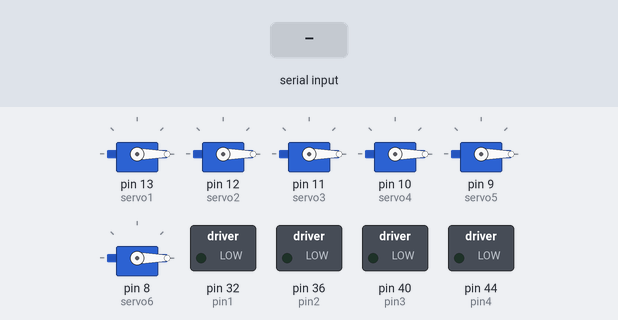
The sketch below on a simulated Arduino Mega 2560, built with avr-gcc and run on an emulated ATmega2560. Shown: 6 × servo, switched loads named in the sketch (green lamp = pin HIGH). The inputs (shaded band) are chosen by the test bench.

Above: at 1.3 s.
1.4 s: "90,45,200\n" received over Serial
At 2.1 s:
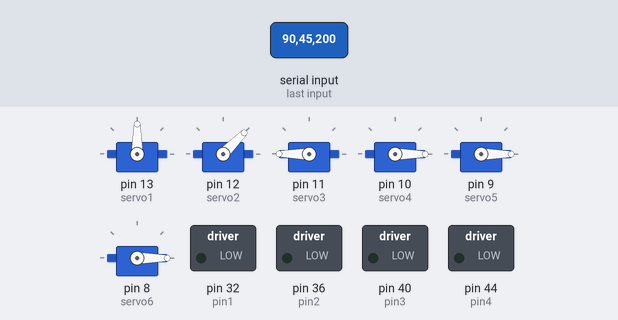
2.9 s: "30,150,10\n" received over Serial
At 3.2 s:
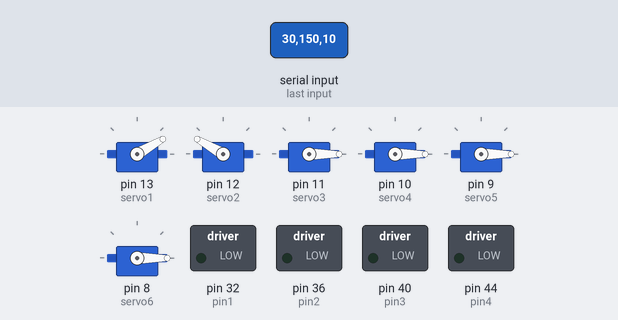
4.4 s: "90,45\n" received over Serial
At 5.5 s:
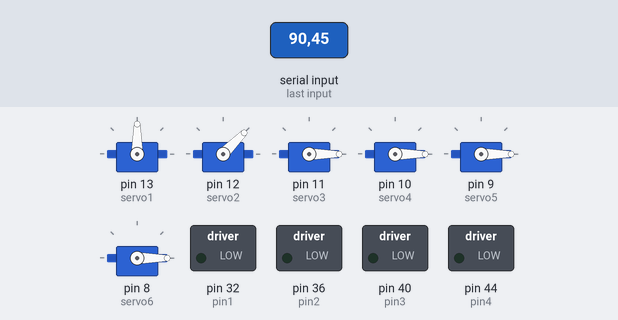
5.9 s: "90\n" received over Serial
At 6.7 s:
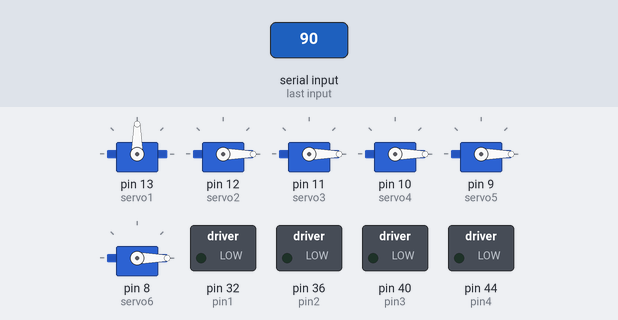
7.4 s: "200\n" received over Serial
At 7.8 s:
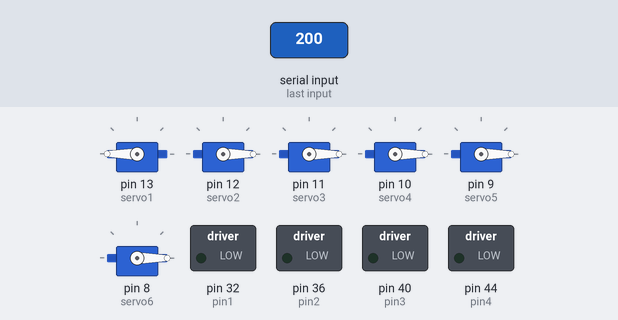
8.9 s: "30,150\n" received over Serial
At 10.2 s:
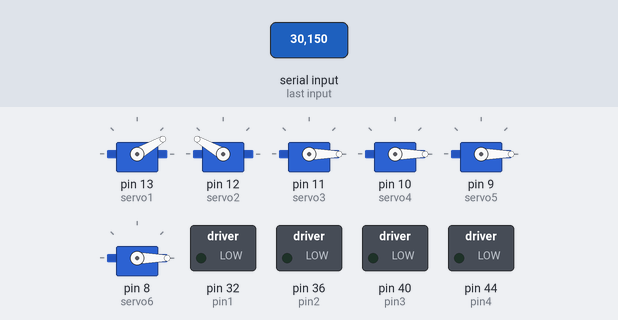
Timing chart, 0 to 11.4 s (numbered marks = the images above; inputs shaded):
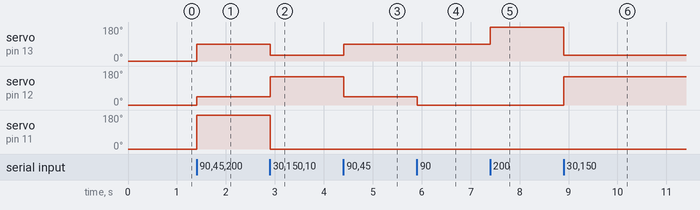

The sketch:

RobotUI.ino
```cpp
#include <Servo.h>

int startpos = 0;

int state = 0;
int timer = 500;

Servo servo1;
Servo servo2;
Servo servo3;
Servo servo4;
Servo servo5;
Servo servo6;

int pin1 = 32;
int pin2 = 36;
int pin3 = 40;
int pin4 = 44;

void setup() {
  Serial.begin(115200);
  Serial.setTimeout(5);
  servo1.attach(13);
  servo2.attach(12);
  servo3.attach(11);
  servo4.attach(10);
  servo5.attach(9);
  servo6.attach(8);

  servo1.write(startpos);
  servo2.write(startpos);
  servo3.write(startpos);
  servo4.write(startpos);
  servo5.write(startpos);
  servo6.write(startpos);

  pinMode(pin1, OUTPUT);
  pinMode(pin2, OUTPUT);
  pinMode(pin3, OUTPUT);
  pinMode(pin4, OUTPUT);
  delay(100);

  digitalWrite(pin1, LOW);
  digitalWrite(pin2, LOW);
  digitalWrite(pin3, LOW);
  digitalWrite(pin4, LOW);
}

void loop() {

  while(Serial.available() == 0){
  }
  String input = Serial.readString();
  Serial.flush();


  int pos1 = (input.substring(0, 3)).toInt();
  int pos2 = (input.substring(3, 6)).toInt();
  int pos3 = (input.substring(6, 9)).toInt();
  int pos4 = (input.substring(9, 12)).toInt();
  int pos5 = (input.substring(12, 15)).toInt();
  int pos6 = (input.substring(15, 18)).toInt();
  state = (input.substring(18, 19)).toInt();

  switch(state){
    case 0: //nothing
      digitalWrite(pin1, LOW);
      digitalWrite(pin2, LOW);
      digitalWrite(pin3, LOW);
      digitalWrite(pin4, LOW);
      timer = 50;
      break;
    case 1: //blowing
      if (timer > 0){
        digitalWrite(pin1, HIGH);
        digitalWrite(pin2, HIGH);
        digitalWrite(pin3, HIGH);
        digitalWrite(pin4, HIGH);
        timer -= 1;
      } else {
        digitalWrite(pin1, LOW);
        digitalWrite(pin2, LOW);
        digitalWrite(pin3, LOW);
        digitalWrite(pin4, LOW);
      }
      break;
    case 2: //sucking
      digitalWrite(pin1, LOW);
      digitalWrite(pin2, LOW);
      digitalWrite(pin3, LOW);
      digitalWrite(pin4, HIGH);
      timer = 50;
      break;
    default:
      timer = 50;
      break;
  }

  servo1.write(pos1);
  servo2.write(pos2);
  servo3.write(pos3);
  servo4.write(pos4);
  servo5.write(pos5);
  servo6.write(pos6);
  input = "";
}
```

Measured:
- after the input at 1.4 s, servo on pin 13 (servo1): 0° → 90° at once; servo on pin 12 (servo2): 0° → 45° at once; servo on pin 11 (servo3): 0° → 180° at once
- after the input at 2.9 s, servo on pin 13 (servo1): 90° → 30° at once; servo on pin 12 (servo2): 45° → 150° at once; servo on pin 11 (servo3): 180° → 0° at once
- after the input at 4.4 s, servo on pin 13 (servo1): 30° → 90° at once; servo on pin 12 (servo2): 150° → 45° at once
- after the input at 5.9 s, servo on pin 12 (servo2): 45° → 0° at once
- after the input at 7.4 s, servo on pin 13 (servo1): 90° → 180° at once
- after the input at 8.9 s, servo on pin 13 (servo1): 180° → 30° at once; servo on pin 12 (servo2): 0° → 150° at once
